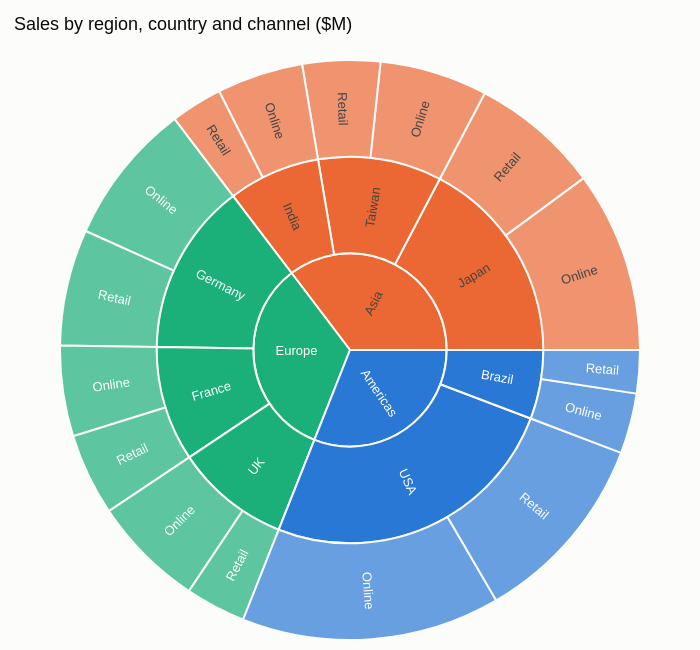

Notebook cell for this chart:
### Markdown cell above
### Plot

### Code cell
fig = px.sunburst(df, path=["region", "country", "channel"], values="sales_m",
                  color="region", color_discrete_sequence=PALETTE,
                  title="Sales by region, country and channel ($M)")
fig.update_traces(marker=dict(line=dict(color="#fcfcfb", width=2)),
                  insidetextorientation="radial")
fig.update_layout(width=700, height=650, margin=dict(t=60, l=10, r=10, b=10))
fig.show()

### Figure 1 — Plotly figure (JSON) as saved in the notebook; plotly's stock layout.template omitted (floating-point values rounded to 4 significant figures)
{"data": [{"branchvalues": "total", "customdata": [["Americas"], ["Americas"], ["Americas"], ["Americas"], ["Americas"], ["Americas"], ["Americas"], ["Asia"], ["Asia"], ["Asia"], ["Asia"], ["Asia"], ["Asia"], ["Asia"], ["Asia"], ["Asia"], ["Asia"], ["Europe"], ["Europe"], ["Europe"], ["Europe"], ["Europe"], ["Europe"], ["Europe"], ["Europe"], ["Europe"], ["Europe"]], "domain": {"x": [0.0, 1.0], "y": [0.0, 1.0]}, "hovertemplate": "labels=%{label}<br>sales_m=%{value}<br>parent=%{parent}<br>id=%{id}<br>region=%{customdata[0]}<extra></extra>", "ids": ["Americas/USA/Retail", "Americas/Brazil", "Americas/USA", "Americas/Brazil/Retail", "Americas/Brazil/Online", "Americas/USA/Online", "Americas", "Asia/Japan", "Asia", "Asia/Japan/Retail", "Asia/Taiwan/Online", "Asia/India", "Asia/Taiwan", "Asia/Taiwan/Retail", "Asia/Japan/Online", "Asia/India/Retail", "Asia/India/Online", "Europe", "Europe/Germany/Online", "Europe/UK/Retail", "Europe/Germany", "Europe/France", "Europe/UK", "Europe/UK/Online", "Europe/France/Retail", "Europe/France/Online", "Europe/Germany/Retail"], "insidetextorientation": "radial", "labels": ["Retail", "Brazil", "USA", "Retail", "Online", "Online", "Americas", "Japan", "Asia", "Retail", "Online", "India", "Taiwan", "Retail", "Online", "Retail", "Online", "Europe", "Online", "Retail", "Germany", "France", "UK", "Online", "Retail", "Online", "Retail"], "marker": {"colors": ["#2a78d6", "#2a78d6", "#2a78d6", "#2a78d6", "#2a78d6", "#2a78d6", "#2a78d6", "#eb6834", "#eb6834", "#eb6834", "#eb6834", "#eb6834", "#eb6834", "#eb6834", "#eb6834", "#eb6834", "#eb6834", "#1baf7a", "#1baf7a", "#1baf7a", "#1baf7a", "#1baf7a", "#1baf7a", "#1baf7a", "#1baf7a", "#1baf7a", "#1baf7a"], "line": {"color": "#fcfcfb", "width": 2}}, "name": "", "parents": ["Americas/USA", "Americas", "Americas", "Americas/Brazil", "Americas/Brazil", "Americas/USA", "", "Asia", "", "Asia/Japan", "Asia/Taiwan", "Asia", "Asia", "Asia/Taiwan", "Asia/Japan", "Asia/India", "Asia/India", "", "Europe/Germany", "Europe/UK", "Europe", "Europe", "Europe", "Europe/UK", "Europe/France", "Europe/France", "Europe/Germany"], "type": "sunburst", "values": [45.0, 24.0, 105.0, 10.0, 14.0, 60.0, 129.0, 72.0, 147.0, 30.0, 25.0, 32.0, 43.0, 18.0, 42.0, 12.0, 20.0, 140.0, 33.0, 14.0, 60.0, 40.0, 40.0, 26.0, 19.0, 21.0, 27.0]}], "layout": {"height": 650, "legend": {"tracegroupgap": 0}, "margin": {"b": 10, "l": 10, "r": 10, "t": 60}, "sunburstcolorway": ["#2a78d6", "#eb6834", "#1baf7a", "#eda100", "#e87ba4", "#008300", "#6250d6", "#e34948"], "title": {"text": "Sales by region, country and channel ($M)"}, "width": 700}}
